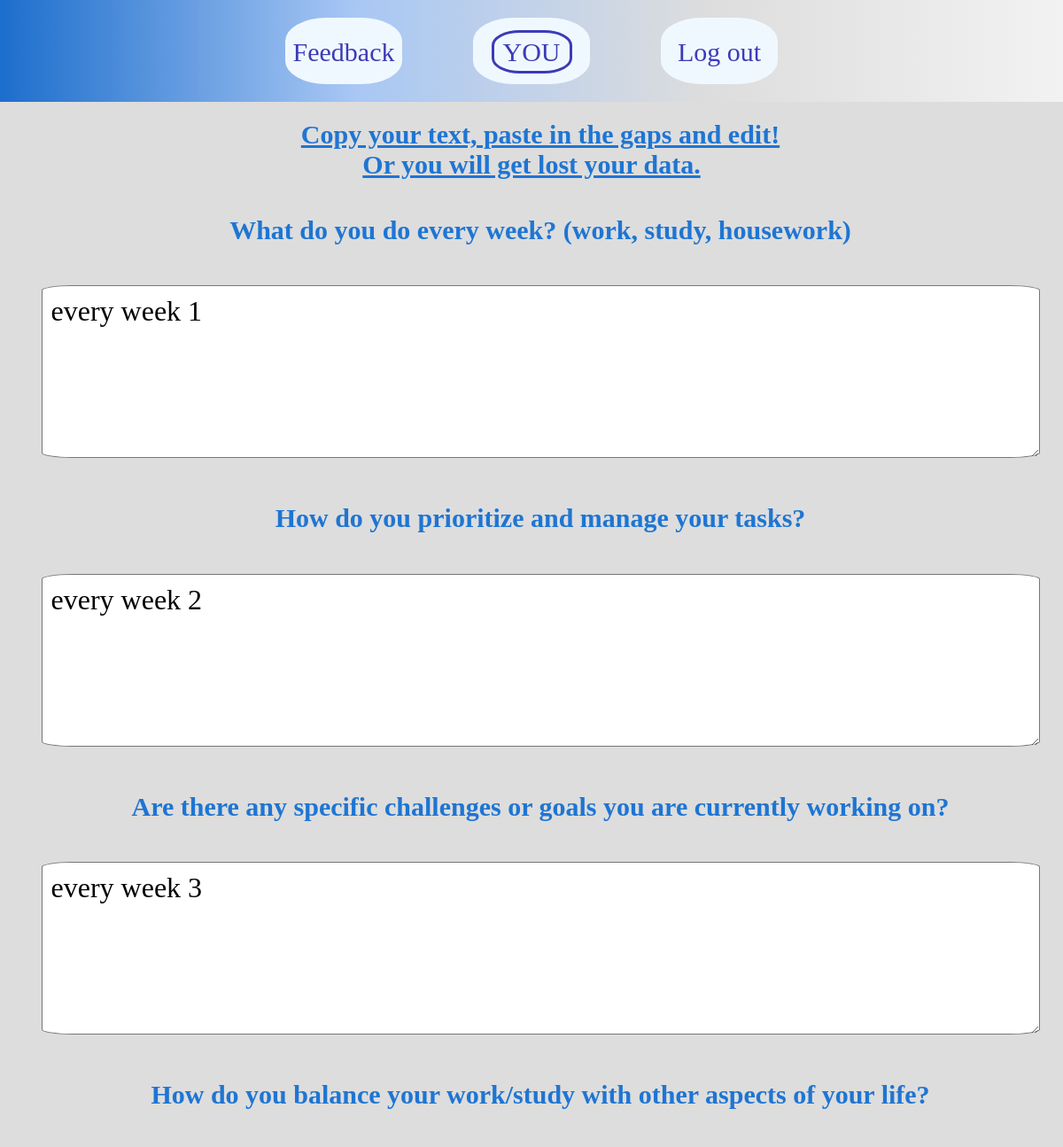
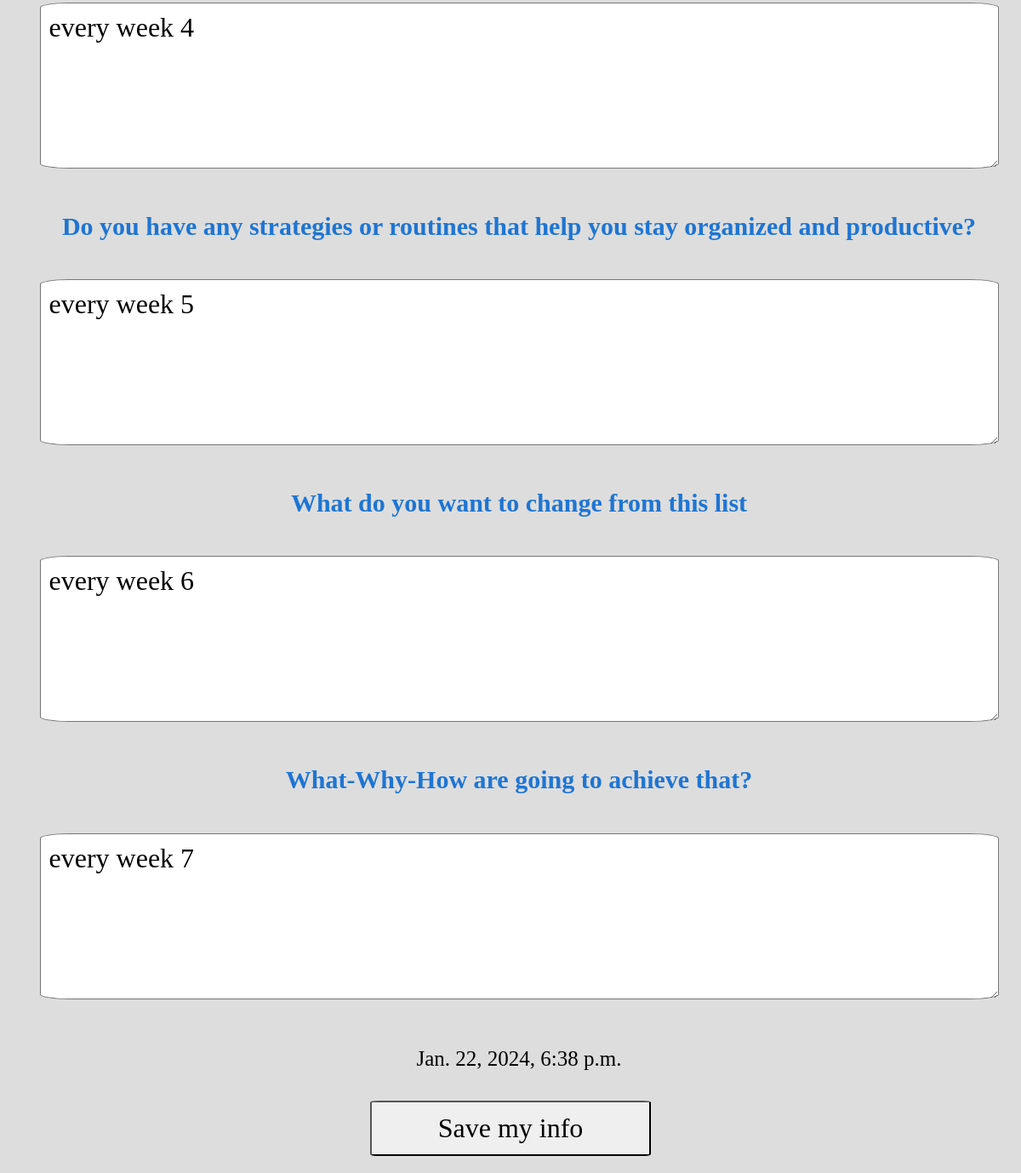
/what_do_you_do/ (signed in), run on the app's committed database (2 pictures, top to bottom).
### main/models.py (models this page shows)
class BaseModel(models.Model):
    class Meta:
        abstract = True
    text0 = models.TextField(blank=True)
    changes = models.TextField(blank=True)
    what_why_how = models.TextField(blank=True)
    date_time = models.DateTimeField()
    user = models.OneToOneField(User, on_delete=models.CASCADE)

class Parameter2WhatDoYouDo(BaseModel):
    class Meta:
        verbose_name_plural = 'Parameter2WhatDoYouDo'
    text1 = models.TextField(blank=True)
    text2 = models.TextField(blank=True)
    text3 = models.TextField(blank=True)
    text4 = models.TextField(blank=True)

### main/views.py (the view)
# urls.py: path('what_do_you_do/', main_views.add_parameter2_what_do_you_do, name='what_do_you_do'),
def add_parameter2_what_do_you_do(request):
    user = User.objects.get(username=request.user)
    if request.method == 'POST':
        form = AddParameter2WhatDoYouDo(request.POST)
        if Parameter2WhatDoYouDo.objects.filter(user_id=user.id).exists():
            if form.is_valid():
                update_model(form, user, Parameter2WhatDoYouDo)
        else:
            if form.is_valid():
                save_taken_info(form, user)
        return redirect('/what_do_you_do/')
    else:
        if Parameter2WhatDoYouDo.objects.filter(user_id=user.id).exists():
            model = Parameter2WhatDoYouDo.objects.get(user_id=user.id)
            form = AddParameter2WhatDoYouDo(instance=model)
            date_time = model.date_time
            return render(request, 'show.html', {'date_time':date_time, 'form':form})
        else:
            form = AddParameter2WhatDoYouDo()
            return render(request, 'questions.html', {'form':form})

### main/forms.py
class AddParameter2WhatDoYouDo(forms.ModelForm):
    class Meta:
        model = Parameter2WhatDoYouDo
        fields = ('text0', 'text1', 'text2', 'text3', 'text4', 'changes', 'what_why_how')
        exlude = ('date_time', 'user')
        labels = {
            'text0':'What do you do every week? (work, study, housework)',
            'text1':'How do you prioritize and manage your tasks?',
            'text2':'Are there any specific challenges or goals you are currently working on?',
            'text3':'How do you balance your work/study with other aspects of your life?',
            'text4':'Do you have any strategies or routines that help you stay organized and productive?',
            'changes':'What do you want to change from this list',
            'what_why_how':'What-Why-How are going to achieve that?',
            }

### main/templates/show/show.html
{% extends 'base_show.html' %}
{% block 'questions' %}
    <h1>{{ form.text1.label }}</h1>
    <p>{{ form.text1 }}</p>
    <h1>{{ form.text2.label }}</h1>
    <p>{{ form.text2 }}</p>
    <h1>{{ form.text3.label }}</h1>
    <p>{{ form.text3 }}</p>
    <h1>{{ form.text4.label }}</h1>
    <p>{{ form.text4 }}</p>
{% endblock %}

### main/templates/show/base_show.html (shortened to what this page needs)
{% extends 'base.html' %}
{% load static %}
{% block 'links' %}<link rel="stylesheet" type="text/css" href="{% static 'main/css/form.css' %}">{% endblock %}
{% block 'content' %}
<form method="post">
    <h1 style="text-decoration: underline;">Copy your text, paste in the gaps and edit!<br>Or you will get lost your data.</h1>
    <h1>{{ form.text0.label }}</h1>
    <p>{{ form.text0 }}</p>
    {% block 'questions' %}
    {% endblock %}
    <h1>{{ form.changes.label }}</h1>
    <p>{{ form.changes }}</p>
    <h1>{{ form.what_why_how.label }}</h1>
    <p>{{ form.what_why_how }}</p>
    <p>{{ date_time }}</p>
    <div>
        <input type="submit" value="Save my info">
    </div>
</form>
{% endblock %}

### main/static/main/css/base.css (style rules this page uses)
:root { --blue: rgb(28, 110, 204); --gray-metal: #dddddd; }
body { margin: 0; background-color: var(--gray-metal); font-family: Cambria, Cochin, Georgia, Times, 'Times New Roman', serif; }
h1 { color: rgb(30, 117, 211); text-indent: 20px; font-size: 30px; }
p { text-indent: 20px; font-size: 20px; }

### main/static/main/css/form.css (style rules this page uses)
body { text-align: center; padding-bottom: 10px; }
form { display: flex; flex-direction: column; }
input, textarea { border-radius: 3%; font-size: 32px; padding: 10px; font-family: Cambria, Cochin, Georgia, Times, 'Times New Roman', serif; }
input { height: 45px; width: 25%; }
textarea { height: 173px; width: 1105px; }
button, input[type="submit"] { height: 65px; width: 330px; border-radius: 3%; font-size: 32px; margin: 10px; }
p { font-size: 25px; }

### data on the page
Parameter2WhatDoYouDo: text0 "every week 1", text1 "every week 2", text2 "every week 3", text3 "every week 4", text4 "every week 5", changes "every week 6", what_why_how "every week 7", date_time "Jan. 22, 2024, 6:38 p.m."
